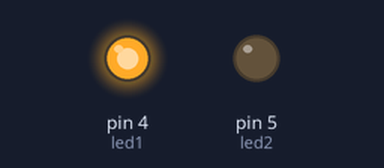
Bench run of a sketch on a simulated Arduino Uno, built with avr-gcc and run on an emulated ATmega328P. On the bench: output pins drawn as LEDs (lit = HIGH).

Above: at 0.5 s.
At 1.2 s:
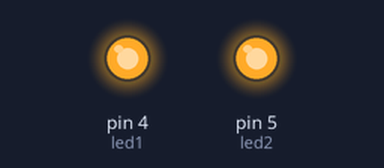
At 2.7 s:
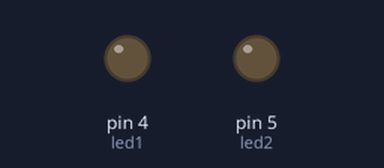
At 5.0 s:
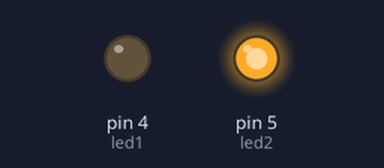
Timing chart, 0 to 6.9 s (numbered marks = the images above):
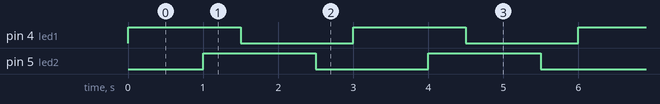

Measured:
- by itself, pin 4 (led1), pin 5 (led2): alternates HIGH for 1.5 s and LOW for 1.5 s
- by itself, everything shown: repeats every 3.0 s, in 4 steps

The sketch:

LED_4_5_2_.ino
```cpp
int led1=4;//led1은 4번 핀에 열결됨 led긴다리가 plus에 연결됨
int led2=5;//led2은 5번 핀에 열결됨 led긴다리가 plus에 연결됨

// the setup function runs once when you press reset or power the board
void setup() {
  pinMode(led1, OUTPUT);
  pinMode(led2, OUTPUT);
}
// the loop function runs over and over again forever
void loop() {
  digitalWrite(led1, HIGH);   // turn the LED on (HIGH is the voltage level)
  delay(1000);
  digitalWrite(led2, HIGH);   // turn the LED on (HIGH is the voltage level)
  delay(500);                       // wait for a second
  digitalWrite(led1, LOW);    // turn the LED off by making the voltage LOW
  delay(1000);
  digitalWrite(led2, LOW);    // turn the LED off by making the voltage LOW
  delay(500);                       // wait for a second
}
```
